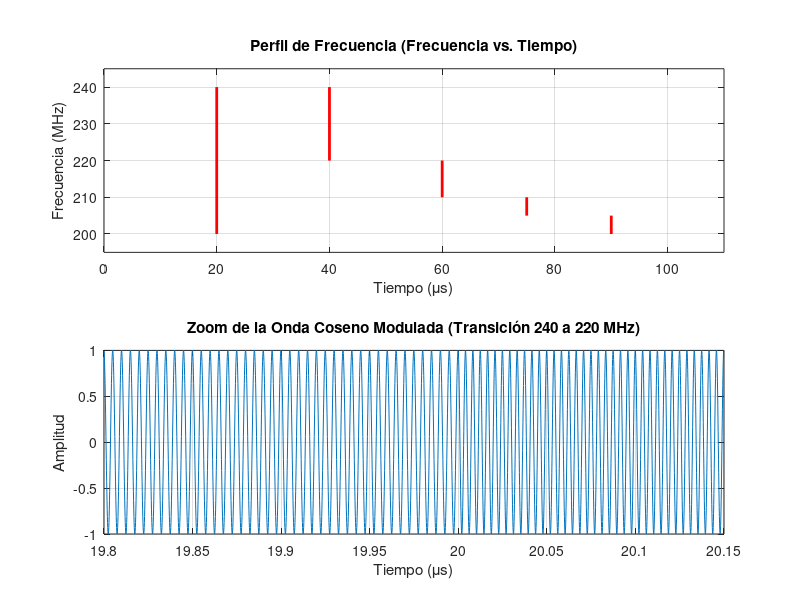

The MATLAB source for this figure:
% --- Generar Onda Coseno con Frecuencia Variable y Gráfica de Frecuencia ---

% 1. Limpiar el entorno
clc;
clear;
close all;

% 2. Definir los parámetros de la señal de frecuencia
time_intervals = [0, 20, 40, 60, 75, 90, 110]; % en us
frequency_values = [200, 240, 220, 210, 205, 200]; % en MHz

% 3. Crear el vector de tiempo
t_final = time_intervals(end) * 1e-6; % Tiempo final en segundos
dt = 1e-10; % Paso de tiempo pequeño para precisión de la fase
t = 0:dt:t_final;

% 4. Generar la señal de frecuencia (f(t))
f = zeros(size(t));
for i = 1:length(frequency_values)
    start_time = time_intervals(i) * 1e-6;
    end_time = time_intervals(i+1) * 1e-6;
    indices = (t >= start_time) & (t < end_time);
    f(indices) = frequency_values(i);
end
f(t == t_final) = frequency_values(end);

% 5. Calcular la fase instantánea (phi(t))
f_Hz = f * 1e6; % Convertir de MHz a Hz
phi = cumsum(2 * pi * f_Hz * dt); % Integración numérica para la fase

% 6. Generar la onda coseno modulada en frecuencia
y = cos(phi);

% 7. Visualizar los resultados

figure('Position', [100, 100, 900, 700]); % Crear una figura más grande

% Subplot 1: Gráfica de Frecuencia vs. Tiempo (la original)
subplot(2, 1, 1);
plot(t * 1e6, f, 'r', 'LineWidth', 2);
title('Perfil de Frecuencia (Frecuencia vs. Tiempo)');
xlabel('Tiempo (\mus)');
ylabel('Frecuencia (MHz)');
grid on;
axis([0 110 195 245]); % Ajustar límites de los ejes

% Subplot 2: Zoom de la Onda Coseno Modulada
subplot(2, 1, 2);
% Definimos una ventana de tiempo pequeña para visualizar una transición
% Por ejemplo, de 38 us a 42 us, donde la frecuencia cambia de 240 a 220 MHz
start_plot_t = 19.8e-6;
end_plot_t = 20.15e-6;
indices_plot = (t >= start_plot_t) & (t <= end_plot_t);
plot(t(indices_plot) * 1e6, y(indices_plot));
title('Zoom de la Onda Coseno Modulada (Transición 240 a 220 MHz)');
xlabel('Tiempo (\mus)');
ylabel('Amplitud');
grid on;
